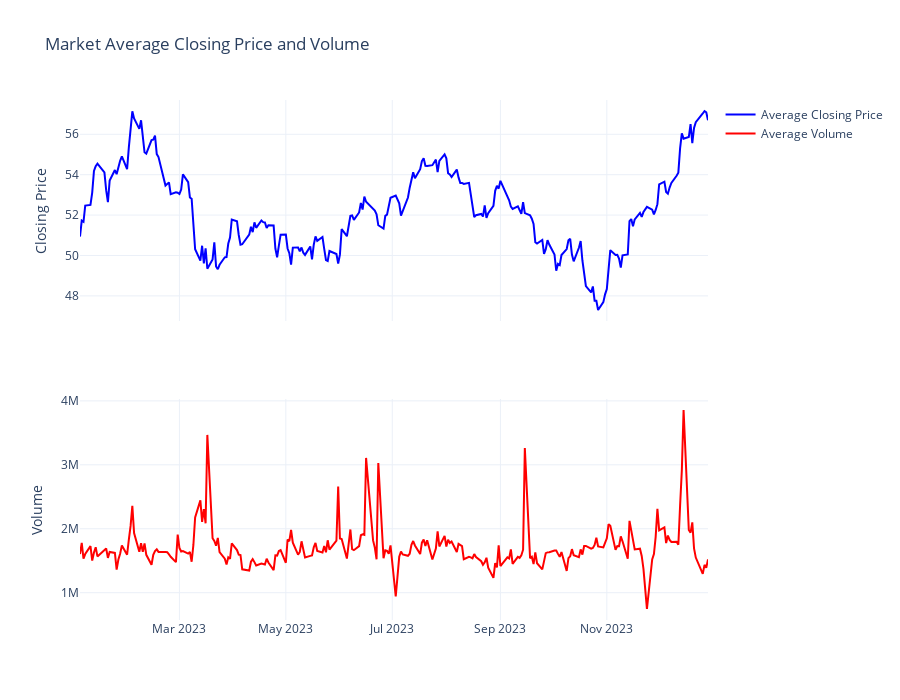

Notebook source saved alongside this figure:
### Markdown cell above
## Visualization of all_tickers_data_df and our Point of Interest: MCRB

### Code cell
import pandas as pd
import plotly.graph_objects as go
from plotly.subplots import make_subplots

# Load your dataset
train = pd.read_csv('all_tickers_data.csv')

# Assuming 'train' is your DataFrame containing stock market data
train['Date'] = pd.to_datetime(train['Date'])  # Ensure Date is in datetime format
train_date = train['Date'].dt.date.unique()  # Get unique dates
close_avg = train.groupby(train['Date'].dt.date)['End'].mean().rename('Closing Price')
vol_avg = train.groupby(train['Date'].dt.date)['Volume'].mean().rename('Volume')

colors = ['blue', 'red']  # Adjusted colors array for the available data
template = 'plotly_white'  # Define your template

# Create subplots
fig = make_subplots(rows=2, cols=1, shared_xaxes=True)

# Plot closing price
fig.add_trace(go.Scatter(x=train_date, y=close_avg, mode='lines',
                         name='Average Closing Price', marker_color=colors[0]), row=1, col=1)
# Plot volume
fig.add_trace(go.Scatter(x=train_date, y=vol_avg, mode='lines',
                         name='Average Volume', marker_color=colors[1]), row=2, col=1)

# Update layout
fig.update_layout(template=template, title='Market Average Closing Price and Volume',
                  hovermode='x unified', height=700,
                  yaxis_title='Closing Price', yaxis2_title='Volume',
                  showlegend=True)
fig.show()

### Figure 1 — Plotly figure (JSON) as saved in the notebook; plotly's stock layout.template omitted (floating-point values rounded to 4 significant figures; data arrays with more than 128 entries replaced by an {"elided": "..."} marker saying what was removed)
{"data": [{"marker": {"color": "blue"}, "mode": "lines", "name": "Average Closing Price", "type": "scatter", "x": {"elided": "250 str values"}, "xaxis": "x", "y": {"elided": "250 float values"}, "yaxis": "y"}, {"marker": {"color": "red"}, "mode": "lines", "name": "Average Volume", "type": "scatter", "x": {"elided": "250 str values"}, "xaxis": "x2", "y": {"elided": "250 float values"}, "yaxis": "y2"}], "layout": {"height": 700, "hovermode": "x unified", "showlegend": true, "title": {"text": "Market Average Closing Price and Volume"}, "xaxis": {"anchor": "y", "domain": [0, 1], "matches": "x2", "showticklabels": false}, "xaxis2": {"anchor": "y2", "domain": [0, 1]}, "yaxis": {"anchor": "x", "domain": [0.575, 1], "title": {"text": "Closing Price"}}, "yaxis2": {"anchor": "x2", "domain": [0, 0.425], "title": {"text": "Volume"}}}}
